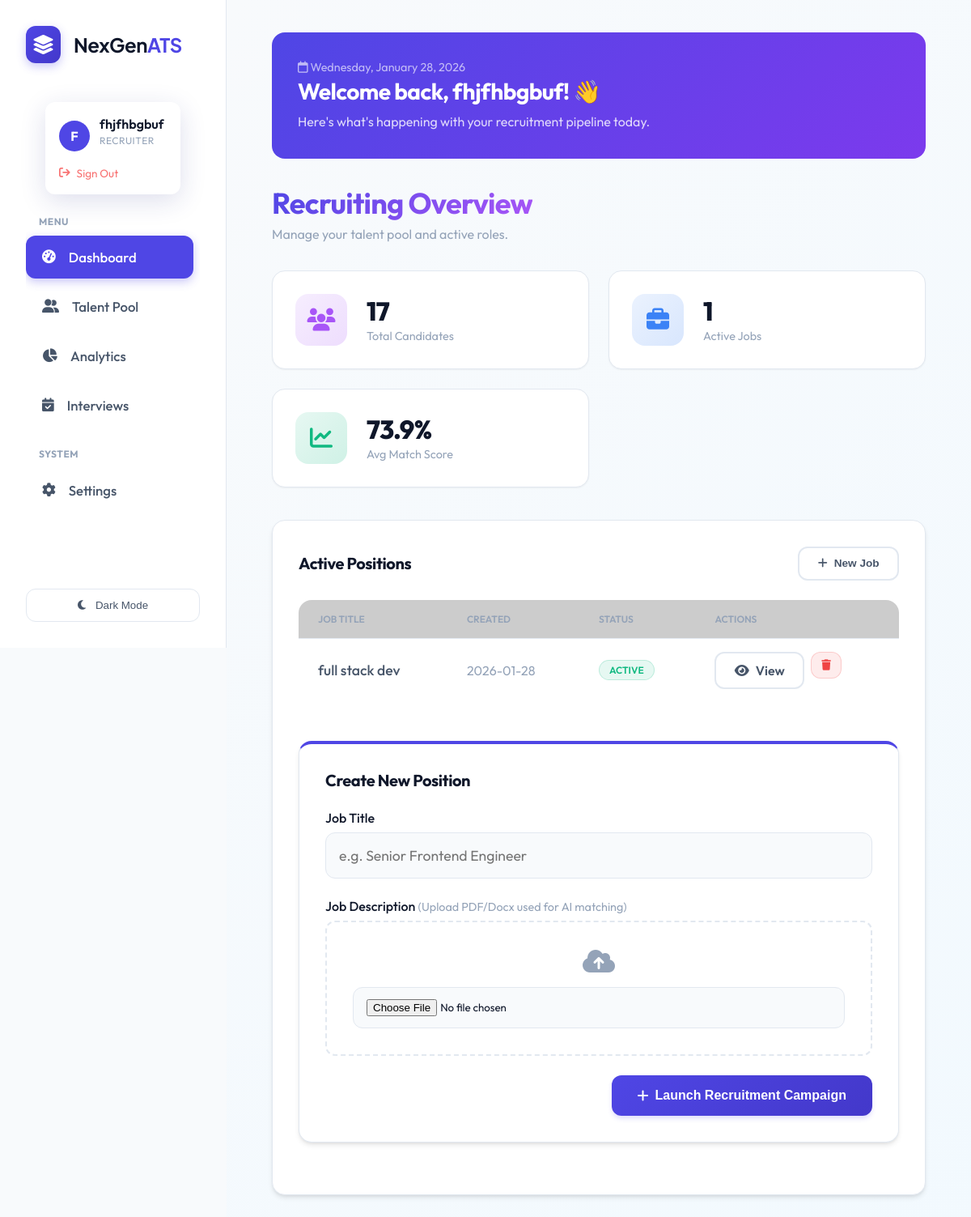
Page / (signed in) on the committed database.
### tables this page shows
CREATE TABLE users (
                    id INTEGER PRIMARY KEY AUTOINCREMENT,
                    name TEXT NOT NULL,
                    email TEXT UNIQUE NOT NULL,
                    password_hash TEXT NOT NULL,
                    role TEXT DEFAULT 'candidate', -- recruiter, candidate, admin
                    created_at TIMESTAMP DEFAULT CURRENT_TIMESTAMP
                , resume_path TEXT, skills TEXT, experience TEXT, education TEXT, profile_summary TEXT, full_text TEXT);

CREATE TABLE jobs (
                    id INTEGER PRIMARY KEY AUTOINCREMENT,
                    title TEXT NOT NULL,
                    description TEXT,
                    created_at TIMESTAMP DEFAULT CURRENT_TIMESTAMP,
                    status TEXT DEFAULT 'Open'
                );

### routes/core.py (the view, shortened to what this page needs)
@bp.route('/')
@login_required # Require login for the main dashboard for now
def dashboard():
    conn = database.get_db_connection()
    jobs = conn.execute('SELECT * FROM jobs ORDER BY created_at DESC').fetchall()
    total_cand_row = conn.execute('SELECT COUNT(*) FROM candidates').fetchone()
    total_candidates = total_cand_row[0] if total_cand_row else 0
    avg_score_row = conn.execute('SELECT AVG(total_score) FROM candidates').fetchone()
    avg_score = round(avg_score_row[0], 1) if avg_score_row and avg_score_row[0] else 0
    conn.close()
    from datetime import datetime
    current_date = datetime.now().strftime('%A, %B %d, %Y')
    return render_template('dashboard.html', jobs=jobs, total_candidates=total_candidates, avg_score=avg_score, current_date=current_date)

### app.py (called while the page is built)
@login_manager.user_loader
def load_user(user_id):
    return User.get(user_id)

### database.py (called while the page is built)
def get_db_connection():
    db_url = os.getenv('DATABASE_URL')
    if db_url:
        import psycopg2
        from psycopg2.extras import RealDictCursor
        conn = psycopg2.connect(db_url, cursor_factory=RealDictCursor)
        return conn
    else:
        conn = sqlite3.connect(DB_NAME)
        conn.row_factory = sqlite3.Row
        return conn

    @staticmethod
    def get(user_id):
        conn = get_db_connection()
        user = conn.execute('SELECT * FROM users WHERE id = ?', (user_id,)).fetchone()
        conn.close()
        if not user: return None
        return User(user['id'], user['name'], user['email'], user['role'], user['password_hash'],
                   user['resume_path'], user['skills'], user['experience'], user['education'], user['profile_summary'])

### templates/dashboard.html
{% extends "layout.html" %}
{% block content %}
<div class="welcome-banner">
    <div style="position: relative; z-index: 1;">
        <p class="welcome-date"><i class="fa-regular fa-calendar"></i> {{ current_date }}</p>
        <h2 style="font-size: 1.75rem; margin-bottom: 0.5rem;">Welcome back, {{ current_user.name }}! 👋</h2>
        <p>Here's what's happening with your recruitment pipeline today.</p>
    </div>
</div>
<div class="dashboard-header" style="margin-bottom: 2rem;">
    <h1 class="text-gradient mb-0">Recruiting Overview</h1>
    <p class="dashboard-subtitle">Manage your talent pool and active roles.</p>
</div>
<div class="stats-grid">
    <div class="stat-card">
        <div class="icon-box purple"><i class="fa-solid fa-users"></i></div>
        <div class="stat-info">
            <h3>{{ total_candidates }}</h3>
            <p class="stat-label">Total Candidates</p>
        </div>
    </div>
    <div class="stat-card">
        <div class="icon-box blue"><i class="fa-solid fa-briefcase"></i></div>
        <div class="stat-info">
            <h3>{{ jobs|length }}</h3>
            <p class="stat-label">Active Jobs</p>
        </div>
    </div>
    <div class="stat-card">
        <div class="icon-box green"><i class="fa-solid fa-chart-line"></i></div>
        <div class="stat-info">
            <h3>{{ avg_score }}%</h3>
            <p class="stat-label">Avg Match Score</p>
        </div>
    </div>
</div>
<div class="glass-card">
    <div class="d-flex justify-between align-center" style="margin-bottom: 1.5rem;">
        <h3 class="mb-0">Active Positions</h3>
        <button onclick="document.getElementById('createJobForm').scrollIntoView({behavior: 'smooth'})"
            class="btn-secondary" style="font-size: 0.85rem;">
            <i class="fa-solid fa-plus"></i> New Job
        </button>
    </div>
    <div class="table-container" style="box-shadow: none; border: none; background: transparent;">
        <table>
            <thead>
                <tr>
                    <th>Job Title</th>
                    <th>Created</th>
                    <th>Status</th>
                    <th>Actions</th>
                </tr>
            </thead>
            <tbody>
                {% for job in jobs %}
                <tr>
                    <td style="font-weight: 500; font-size: 1.1rem;">{{ job.title }}</td>
                    <td style="color: var(--text-muted);">{{ job.created_at[:10] }}</td>
                    <td><span class="status-pill open">ACTIVE</span></td>
                    <td class="actions-cell">
                        <a href="/jobs/{{ job.id }}" class="btn-secondary btn-sm"><i class="fa-solid fa-eye"></i>
                            View</a>
                        <form action="/jobs/{{ job.id }}/delete" method="POST" style="display:inline;"
                            onsubmit="return confirm('Are you sure? This will delete the job and all candidates.');">
                            <button type="submit" class="btn-danger"><i class="fa-solid fa-trash"></i></button>
                        </form>
                    </td>
                </tr>
                {% endfor %}
            </tbody>
        </table>
    </div>
    <div id="createJobForm" class="glass-card" style="margin-top: 3rem; border-top: 4px solid var(--primary);">
        <h3 style="margin-bottom: 1.5rem;">Create New Position</h3>
        <form action="/jobs/create" method="POST" enctype="multipart/form-data" style="display: grid; gap: 1.5rem;">
            <div class="form-group">
                <label style="display:block; margin-bottom:0.5rem; font-weight: 500;">Job Title</label>
                <input type="text" name="title" placeholder="e.g. Senior Frontend Engineer" required
                    style="font-size: 1.1rem; padding: 1rem;">
            </div>
            <div class="form-group">
                <label style="display:block; margin-bottom:0.5rem; font-weight: 500;">
                    Job Description
                    <span style="font-weight: 400; color: var(--text-muted); font-size: 0.9rem;">(Upload PDF/Docx used
                        for AI matching)</span>
                </label>
                <div style="border: 2px dashed var(--border); border-radius: var(--radius); padding: 2rem; text-align: center; transition: all 0.2s;"
                    onmouseover="this.style.borderColor='var(--primary)'; this.style.background='rgba(99,102,241,0.05)'"
                    onmouseout="this.style.borderColor='var(--border)'; this.style.background='transparent'">
                    <i class="fa-solid fa-cloud-arrow-up"
                        style="font-size: 2rem; color: var(--text-muted); margin-bottom: 1rem;"></i>
                    <input type="file" name="desc_file" accept=".pdf,.docx,.txt"
                        style="display: block; margin: 0 auto;">
                </div>
            </div>
            <div style="text-align: right;">
                <button type="submit" class="btn-primary" style="padding: 1rem 2rem; font-size: 1rem;">
                    <i class="fa-solid fa-plus"></i> Launch Recruitment Campaign
                </button>
            </div>
        </form>
    </div>
</div>
{% endblock %}

### templates/layout.html (shortened to what this page needs)
<!DOCTYPE html>
<html lang="en">
<head>
    <link rel="stylesheet" href="https://cdnjs.cloudflare.com/ajax/libs/font-awesome/6.4.0/css/all.min.css">
    <link rel="stylesheet" href="/static/style.css">
</head>
<body>
    <div class="app-container">
        <aside class="sidebar">
            <div class="brand">
                <div class="brand-logo-container"
                    style="background: linear-gradient(135deg, var(--primary), var(--primary-hover)); padding: 8px; border-radius: 12px; box-shadow: 0 4px 12px rgba(79, 70, 229, 0.3);">
                    <i class="fa-solid fa-layer-group" style="color: white; font-size: 1.5rem;"></i>
                </div>
                <span style="font-family: 'Plus Jakarta Sans', sans-serif; letter-spacing: -0.5px;">NexGen<span
                        style="color: var(--primary);">ATS</span></span>
            </div>
            <div class="user-profile-widget">
                {% if current_user.is_authenticated %}
                <div class="user-card glass-effect"
                    style="border: 1px solid rgba(255,255,255,0.1); background: rgba(255,255,255,0.03);">
                    <div style="display: flex; align-items: center; gap: 0.75rem; margin-bottom: 0.75rem;">
                        <div
                            style="width: 38px; height: 38px; background: var(--primary); border-radius: 50%; display: flex; align-items: center; justify-content: center; color: white; font-weight: 700;">
                            {{ current_user.name[0] | upper }}
                        </div>
                        <div style="overflow: hidden;">
                            <div class="user-card-name"
                                style="white-space: nowrap; overflow: hidden; text-overflow: ellipsis;">{{
                                current_user.name }}</div>
                            <div class="user-card-role">{{ current_user.role }}</div>
                        </div>
                    </div>
                    <form action="{{ url_for('auth.logout') }}" method="GET">
                        <button type="submit" class="user-card-logout"
                            style="background: none; border: none; cursor: pointer; padding: 0; width: auto; font-family: inherit;">
                            <i class="fa-solid fa-arrow-right-from-bracket"></i> Sign Out
                        </button>
                    </form>
                </div>
                {% endif %}
            </div>
            <nav style="flex: 1; overflow-y: auto; padding-right: 0.5rem;">
                <p
                    style="font-size: 0.75rem; text-transform: uppercase; color: var(--text-muted); font-weight: 700; margin: 0 0 0.5rem 1rem; letter-spacing: 0.5px;">
                    Menu</p>
                <a href="/" class="nav-item {% if request.path == '/' %}active{% endif %}">
                    <i class="fa-solid fa-gauge-high"></i>
                    <span>Dashboard</span>
                </a>
                {% if current_user.is_authenticated and current_user.role == 'recruiter' %}
                <a href="/talent_pool" class="nav-item {% if request.path == '/talent_pool' %}active{% endif %}">
                    <i class="fa-solid fa-user-group"></i>
                    <span>Talent Pool</span>
                </a>
                <a href="/analytics" class="nav-item {% if request.path == '/analytics' %}active{% endif %}">
                    <i class="fa-solid fa-chart-pie"></i>
                    <span>Analytics</span>
                </a>
                <a href="/interviews" class="nav-item {% if request.path == '/interviews' %}active{% endif %}">
                    <i class="fa-solid fa-calendar-check"></i>
                    <span>Interviews</span>
                </a>
                {% endif %}
                <p
                    style="font-size: 0.75rem; text-transform: uppercase; color: var(--text-muted); font-weight: 700; margin: 1.5rem 0 0.5rem 1rem; letter-spacing: 0.5px;">
                    System</p>
                <a href="/settings" class="nav-item {% if request.path == '/settings' %}active{% endif %}">
                    <i class="fa-solid fa-gear"></i>
                    <span>Settings</span>
                </a>
            </nav>
            <button id="theme-toggle" class="theme-toggle-btn">
                <i class="fa-solid fa-moon"></i>
                <span>Switch Theme</span>
            </button>
        </aside>
        <main class="main-content">
            {% block content %}{% endblock %}
        </main>
    </div>
</body>
</html>

### rows in the picture
users: name "F", name "fhjfhbgbuf", role "RECRUITER"
jobs: title "full stack dev", created_at "2026-01-28"

### other values in the picture
{{ total_candidates }} "17"
{{ jobs|length }} "1"
{{ avg_score }} "73.9"
